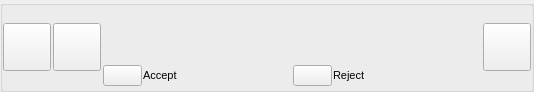
<?xml version="1.0" encoding="UTF-8"?>
<ui version="4.0">
 <class>HostJoinRequestListItemUi</class>
 <widget class="QWidget" name="HostJoinRequestListItemUi">
  <property name="geometry">
   <rect>
    <x>0</x>
    <y>0</y>
    <width>534</width>
    <height>92</height>
   </rect>
  </property>
  <property name="sizePolicy">
   <sizepolicy hsizetype="Expanding" vsizetype="Minimum">
    <horstretch>0</horstretch>
    <verstretch>0</verstretch>
   </sizepolicy>
  </property>
  <property name="minimumSize">
   <size>
    <width>0</width>
    <height>0</height>
   </size>
  </property>
  <property name="maximumSize">
   <size>
    <width>16777215</width>
    <height>16777215</height>
   </size>
  </property>
  <property name="font">
   <font>
    <pointsize>8</pointsize>
   </font>
  </property>
  <property name="windowTitle">
   <string>Form</string>
  </property>
  <property name="styleSheet">
   <string notr="true"/>
  </property>
  <layout class="QGridLayout" name="gridLayout">
   <property name="leftMargin">
    <number>0</number>
   </property>
   <property name="topMargin">
    <number>0</number>
   </property>
   <property name="rightMargin">
    <number>0</number>
   </property>
   <property name="bottomMargin">
    <number>0</number>
   </property>
   <property name="spacing">
    <number>0</number>
   </property>
   <item row="0" column="0">
    <widget class="QGroupBox" name="groupBox">
     <property name="sizePolicy">
      <sizepolicy hsizetype="Preferred" vsizetype="Preferred">
       <horstretch>0</horstretch>
       <verstretch>0</verstretch>
      </sizepolicy>
     </property>
     <property name="title">
      <string notr="true"/>
     </property>
     <layout class="QHBoxLayout" name="horizontalLayout_2">
      <property name="spacing">
       <number>2</number>
      </property>
      <property name="leftMargin">
       <number>0</number>
      </property>
      <property name="topMargin">
       <number>0</number>
      </property>
      <property name="rightMargin">
       <number>0</number>
      </property>
      <property name="bottomMargin">
       <number>0</number>
      </property>
      <item>
       <widget class="VxPushButton" name="m_AvatarButton">
        <property name="sizePolicy">
         <sizepolicy hsizetype="Fixed" vsizetype="Fixed">
          <horstretch>0</horstretch>
          <verstretch>0</verstretch>
         </sizepolicy>
        </property>
        <property name="minimumSize">
         <size>
          <width>48</width>
          <height>48</height>
         </size>
        </property>
        <property name="maximumSize">
         <size>
          <width>48</width>
          <height>48</height>
         </size>
        </property>
        <property name="text">
         <string notr="true"/>
        </property>
        <property name="iconSize">
         <size>
          <width>48</width>
          <height>48</height>
         </size>
        </property>
       </widget>
      </item>
      <item>
       <widget class="VxPushButton" name="m_FriendshipButton">
        <property name="sizePolicy">
         <sizepolicy hsizetype="Fixed" vsizetype="Fixed">
          <horstretch>0</horstretch>
          <verstretch>0</verstretch>
         </sizepolicy>
        </property>
        <property name="minimumSize">
         <size>
          <width>48</width>
          <height>48</height>
         </size>
        </property>
        <property name="maximumSize">
         <size>
          <width>48</width>
          <height>48</height>
         </size>
        </property>
        <property name="text">
         <string notr="true"/>
        </property>
        <property name="iconSize">
         <size>
          <width>48</width>
          <height>48</height>
         </size>
        </property>
       </widget>
      </item>
      <item>
       <layout class="QVBoxLayout" name="verticalLayout">
        <property name="spacing">
         <number>1</number>
        </property>
        <item>
         <layout class="QHBoxLayout" name="TitleHorizontalLayout">
          <property name="spacing">
           <number>0</number>
          </property>
          <property name="leftMargin">
           <number>0</number>
          </property>
          <item>
           <widget class="QLabel" name="TitlePart1">
            <property name="font">
             <font>
              <pointsize>8</pointsize>
              <italic>false</italic>
              <bold>false</bold>
             </font>
            </property>
            <property name="text">
             <string/>
            </property>
           </widget>
          </item>
          <item>
           <widget class="QLabel" name="TitlePart2">
            <property name="text">
             <string/>
            </property>
           </widget>
          </item>
          <item>
           <spacer name="horizontalSpacer">
            <property name="orientation">
             <enum>Qt::Horizontal</enum>
            </property>
            <property name="sizeHint" stdset="0">
             <size>
              <width>40</width>
              <height>20</height>
             </size>
            </property>
           </spacer>
          </item>
         </layout>
        </item>
        <item>
         <layout class="QHBoxLayout" name="DescHorizontalLayout">
          <property name="spacing">
           <number>0</number>
          </property>
          <item>
           <widget class="QLabel" name="DescPart1">
            <property name="text">
             <string/>
            </property>
           </widget>
          </item>
          <item>
           <widget class="QLabel" name="DescPart2">
            <property name="text">
             <string/>
            </property>
           </widget>
          </item>
          <item>
           <spacer name="horizontalSpacer_2">
            <property name="orientation">
             <enum>Qt::Horizontal</enum>
            </property>
            <property name="sizeHint" stdset="0">
             <size>
              <width>40</width>
              <height>20</height>
             </size>
            </property>
           </spacer>
          </item>
         </layout>
        </item>
        <item>
         <layout class="QHBoxLayout" name="horizontalLayout">
          <item>
           <widget class="VxPushButton" name="m_AcceptButton">
            <property name="text">
             <string/>
            </property>
           </widget>
          </item>
          <item>
           <widget class="QLabel" name="m_AcceptLabel">
            <property name="sizePolicy">
             <sizepolicy hsizetype="Expanding" vsizetype="Preferred">
              <horstretch>0</horstretch>
              <verstretch>0</verstretch>
             </sizepolicy>
            </property>
            <property name="text">
             <string>Accept</string>
            </property>
           </widget>
          </item>
          <item>
           <widget class="VxPushButton" name="m_RejectButton">
            <property name="text">
             <string/>
            </property>
           </widget>
          </item>
          <item>
           <widget class="QLabel" name="m_RejectLabel">
            <property name="sizePolicy">
             <sizepolicy hsizetype="Expanding" vsizetype="Preferred">
              <horstretch>0</horstretch>
              <verstretch>0</verstretch>
             </sizepolicy>
            </property>
            <property name="text">
             <string>Reject</string>
            </property>
           </widget>
          </item>
         </layout>
        </item>
       </layout>
      </item>
      <item>
       <widget class="VxPushButton" name="m_MenuButton">
        <property name="sizePolicy">
         <sizepolicy hsizetype="Fixed" vsizetype="Fixed">
          <horstretch>0</horstretch>
          <verstretch>0</verstretch>
         </sizepolicy>
        </property>
        <property name="minimumSize">
         <size>
          <width>48</width>
          <height>48</height>
         </size>
        </property>
        <property name="maximumSize">
         <size>
          <width>48</width>
          <height>48</height>
         </size>
        </property>
        <property name="text">
         <string notr="true"/>
        </property>
        <property name="iconSize">
         <size>
          <width>48</width>
          <height>48</height>
         </size>
        </property>
       </widget>
      </item>
     </layout>
    </widget>
   </item>
  </layout>
 </widget>
 <customwidgets>
  <customwidget>
   <class>VxPushButton</class>
   <extends>QPushButton</extends>
   <header>VxPushButton.h</header>
  </customwidget>
 </customwidgets>
 <resources/>
 <connections/>
</ui>
